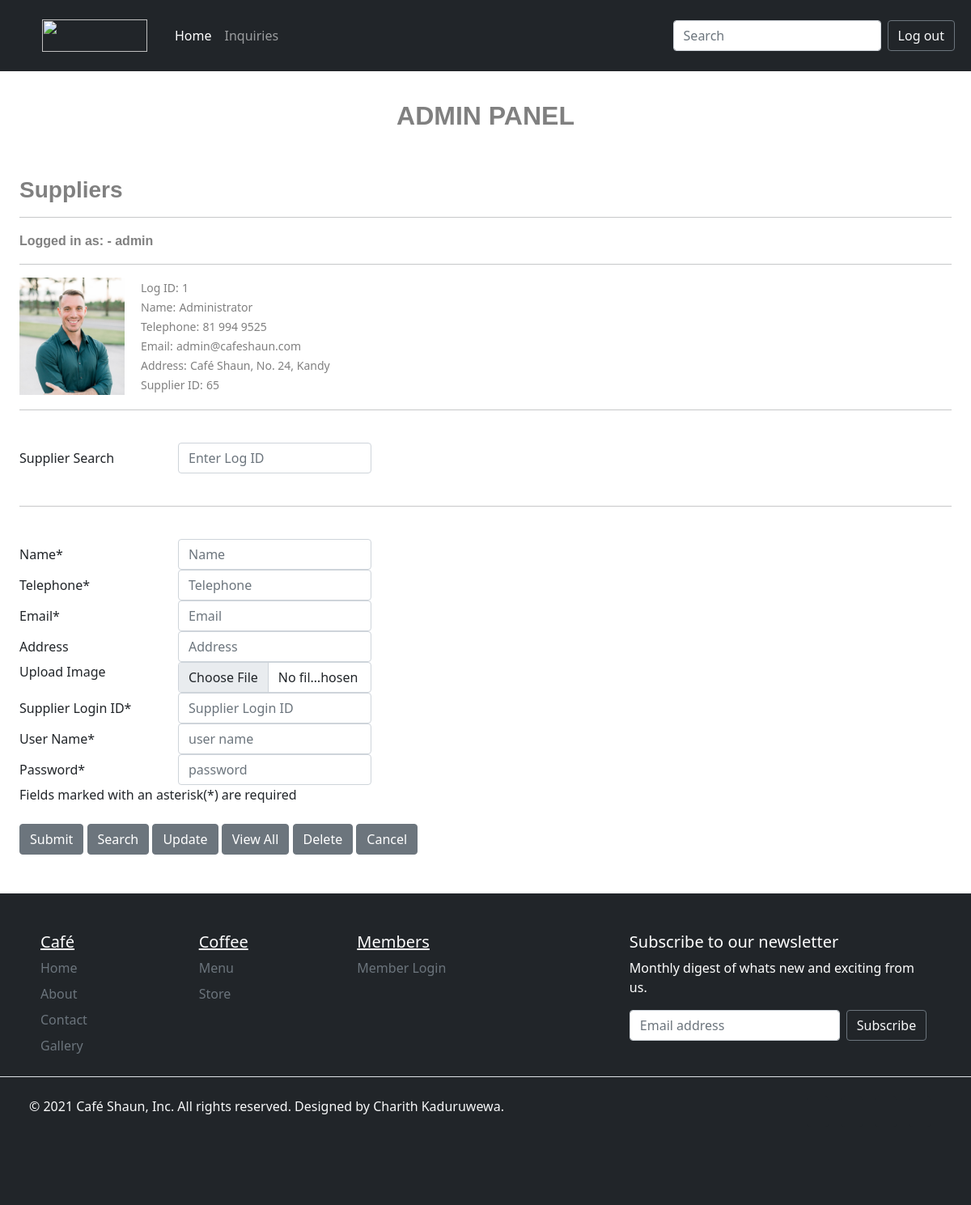
Screenshot of /admin.php (signed in) with the database file from the repository.
### tables this page shows
CREATE TABLE `supplier` (
  `sup_id` int(10) NOT NULL,
  `sup_name` varchar(25) NOT NULL,
  `tel` varchar(15) NOT NULL,
  `email` varchar(25) NOT NULL,
  `addr` varchar(35) NOT NULL,
  `sup_img` varchar(50) NOT NULL,
  `log_id` int(10) NOT NULL
);

### admin.php (the view, shortened to what this page needs)
<!DOCTYPE html>
<html>
   <head>
        <link
            href="https://cdn.jsdelivr.net/npm/bootstrap@5.1.3/dist/css/bootstrap.min.css"
            rel="stylesheet"
        />
        <link rel="stylesheet" href="css/customstyle.css" />
        <link
            rel="stylesheet"
            href="https://cdnjs.cloudflare.com/ajax/libs/font-awesome/6.0.0-beta2/css/all.min.css"
        />
   </head>
   <body>
  <nav class="navbar fixed-top navbar-expand-lg  navbar-dark bg-dark">
            <div class="container-fluid">
                <nav class="navbar navbar-dark bg-dark">
                    <div class="container-fluid">
                        <a class="navbar-brand" href="#">
                            <a
                                class="nav-link active"
                                aria-current="page"
                                href="index.html"
                                ><img
                                    src="images/logo.png"
                                    alt=""
                                    width="130"
                                    height="40"
                            /></a>
                        </a>
                    </div>
                </nav>
                <div
                    class="collapse navbar-collapse"
                    id="navbarSupportedContent"
                >
                    <ul class="navbar-nav me-auto mb-2 mb-lg-0">
                        <li class="nav-item">
                            <a
                                class="nav-link active"
                                aria-current="page"
                                href="admin.php"
                                >Home</a
                            >
                        </li>
                        <li class="nav-item">
                            <a class="nav-link" href="inquiry.php">Inquiries</a>
                        </li>
                    </ul>
                    <form class="d-flex search-padding">
                        <input
                            class="form-control me-2"
                            type="search"
                            placeholder="Search"
                            aria-label="Search"
                        />
                        <input type="button" onclick="window.location.href='logout.php';" class="btn btn-outline-secondary text-light" value="Log out" />
                    </form>
                </div>
            </div>
        </nav>
   <div class="container panelloggedas">
  <?php
 echo "<br><h2 align='center' style='color: grey; font-family: ariel, sans-serif; font-weight: bold;'>ADMIN PANEL</h2><br><br>";
 echo "<h3  style='color: grey; font-family: ariel, sans-serif; font-weight: bold;'>Suppliers</h3><hr>";
echo "<span style='color: grey; font-family: Arial, sans-serif; font-weight: bold;'>Logged in as: - " . $_SESSION["una"] . "</span>";
echo "<hr>";
$log_id = $_SESSION["log_id"];
$con = mysqli_connect("localhost", "id21012671_admin", "Cafesh@ad12", "id21012671_cafedb") or die('Server Error ' . mysqli_error($con));
$query = mysqli_query($con, "SELECT * FROM supplier WHERE log_id='$log_id'");
$nor = mysqli_num_rows($query);
if ($nor == 0) {
    echo ("Invalid Entry");
} else {
  $rec = mysqli_fetch_assoc($query);
  echo "<div class='info-container'>";
  echo ("<a href='supplierImg/".$rec['sup_img']."' target='blank'><img class='info-image' src='supplierImg/".$rec['sup_img']."' width='210'></a>");
  echo "<div class='info-text'>";
  echo "<span style='font-size:14px; color:grey;'>Log ID:</span> <span style='font-size:14px; color:grey;'>" . htmlspecialchars($rec['log_id']) . "</span><br>";
  echo "<span style='font-size:14px; color:grey;'>Name:</span> <span style='font-size:14px; color:grey;'>" . htmlspecialchars($rec['sup_name']) . "</span><br>";
  echo "<span style='font-size:14px; color:grey;'>Telephone:</span> <span style='font-size:14px; color:grey;'>" . htmlspecialchars($rec['tel']) . "</span><br>";
  echo "<span style='font-size:14px; color:grey;'>Email:</span> <span style='font-size:14px; color:grey;'>" . htmlspecialchars($rec['email']) . "</span><br>";
  echo "<span style='font-size:14px; color:grey;'>Address:</span> <span style='font-size:14px; color:grey;'>" . htmlspecialchars($rec['addr']) . "</span><br>";
  echo "<span style='font-size:14px; color:grey;'>Supplier ID:</span> <span style='font-size:14px; color:grey;'>" . htmlspecialchars($rec['sup_id']) . "</span><br>";
  echo "</div>";
  echo "</div>";
}
  ?>
</div>
<div class="container panelform">
   <br><hr> <br>
   <form action="admin.php" method="post" enctype="multipart/form-data">
      <div class="form-group row">
        <label for="inputEmail3" class="col-sm-2 col-form-label">Supplier Search</label>
        <div class="col-sm-10">
          <input type="text" class="form-control" style="width: 25%;" id="inputEmail3" placeholder="Enter Log ID" name="id">
        </div>
      </div>
  <br><hr><br>
   <div class="form-group row">
    <label for="inputEmail3" class="col-sm-2 col-form-label">Name*</label>
    <div class="col-sm-10">
      <input type="text" class="form-control" style="width: 25%;" id="inputEmail3" placeholder="Name" name="na" >
    </div>
  </div>
<div class="form-group row">
    <label for="inputEmail3" class="col-sm-2 col-form-label">Telephone*</label>
    <div class="col-sm-10">
      <input type="text" class="form-control" style="width: 25%;" id="inputEmail3" placeholder="Telephone" name="tel">
    </div>
  </div>
  <div class="form-group row">
    <label for="inputEmail3" class="col-sm-2 col-form-label">Email*</label>
    <div class="col-sm-10">
      <input type="email" class="form-control" style="width: 25%;" id="inputEmail3" placeholder="Email" name="em">
    </div>
  </div>
  <div class="form-group row">
    <label for="inputEmail3" class="col-sm-2 col-form-label">Address</label>
    <div class="col-sm-10">
      <input type="text" class="form-control" style="width: 25%;" id="inputEmail3" placeholder="Address" name="add">
    </div>
  </div>
  <div class="form-group row">
    <label for="file" class="form-label col-sm-2">Upload Image</label>
    <div class="col-sm-10">
        <input class="form-control" style="width: 25%;" type="file" id="file" name="file" />
    </div>
</div>
  <div class="form-group row">
    <label for="inputEmail3" class="col-sm-2 col-form-label">Supplier Login ID*</label>
    <div class="col-sm-10">
      <input type="text" class="form-control" style="width: 25%;" id="inputEmail3" placeholder="Supplier Login ID" name="suplid">
    </div>
  </div>
  <div class="form-group row">
    <label for="inputEmail3" class="col-sm-2 col-form-label">User Name*</label>
    <div class="col-sm-10">
      <input type="text" class="form-control" style="width: 25%;" id="inputEmail3" placeholder="user name" name="una">
    </div>
  </div>
  <div class="form-group row">
    <label for="inputEmail3" class="col-sm-2 col-form-label">Password*</label>
    <div class="col-sm-10">
      <input type="password" class="form-control" style="width: 25%;" id="inputEmail3" placeholder="password" name="ps">
    </div>
  </div>
  <tr>
      <td>Fields marked with an asterisk(*) are required</td>
  </tr>
  <br><br>
  <div class="form-group row">
    <div class="col-sm-10">
      <button type="submit" class="btn btn-secondary" value="SUBMIT" name="Submit">Submit</button>
      <button type="submit" class="btn btn-secondary" value="SEARCH" name="Search">Search</button>
      <button type="submit" class="btn btn-secondary" value="UPDATE" name="Update">Update</button>
      <button type="submit" class="btn btn-secondary" value="VIEWALL" name="Viewall">View All</button>
      <button type="submit" class="btn btn-secondary" value="DELETE" name="Delete">Delete</button>
      <button type="reset" class="btn btn-secondary" value="CANCEL">Cancel</button>
    </div>
  </div>
</form>
<br>
 </div>
        <div class="container-fluid">
            <div class="container-fluid bg-dark">
                <footer class="py-5">
                    <div class="row footer-row-padding text-white">
                        <div class="col-2">
                            <h5 class="text-decoration-underline">Café</h5>
                            <ul class="nav flex-column fdd">
                                <li class="nav-item mb-2">
                                    <a href="#" class="nav-link p-0 text-muted"
                                        >Home</a
                                    >
                                </li>
                                <li class="nav-item mb-2">
                                    <a href="#" class="nav-link p-0 text-muted"
                                        >About</a
                                    >
                                </li>
                                <li class="nav-item mb-2">
                                    <a href="#" class="nav-link p-0 text-muted"
                                        >Contact</a
                                    >
                                </li>
                                <li class="nav-item mb-2">
                                    <a href="#" class="nav-link p-0 text-muted"
                                        >Gallery</a
                                    >
                                </li>
                            </ul>
                        </div>
                        <div class="col-2">
                            <h5 class="text-decoration-underline">Coffee</h5>
                            <ul class="nav flex-column fdd">
                                <li class="nav-item mb-2">
                                    <a href="#" class="nav-link p-0 text-muted"
                                        >Menu</a
                                    >
                                </li>
                                <li class="nav-item mb-2">
                                    <a href="#" class="nav-link p-0 text-muted"
                                        >Store</a
                                    >
                                </li>
                            </ul>
                        </div>
                        <div class="col-2">
                            <h5 class="text-decoration-underline">Members</h5>
                            <ul class="nav flex-column fdd">
                                <li class="nav-item mb-2">
                                    <a href="#" class="nav-link p-0 text-muted"
                                        >Member Login</a
                                    >
                                </li>
                            </ul>
                        </div>
                        <div class="col-4 offset-1 footer-subs-marg">
                            <form>
                                <h5>Subscribe to our newsletter</h5>
                                <p>
                                    Monthly digest of whats new and exciting
                                    from us.
                                </p>
                                <div class="d-flex w-100 gap-2">
                                    <input
                                        id="newsletter1"
                                        type="text"
                                        class="form-control"
                                        placeholder="Email address"
                                    />
                                    <button
                                        class="btn btn-dark btn-outline-secondary text-light"
                                        type="button"
                                    >
                                        Subscribe
                                    </button>
                                </div>
                            </form>
                        </div>
                    </div>
                    <div
                        class="
                            d-flex
                            justify-content-between
                            py-4
                            my-2
                            border-top
                            footer-social-icon
                        "
                    >
                        <p class="text-light footer-text-padding">&copy; 2021 Café Shaun, Inc. All rights reserved. Designed by Charith Kaduruwewa.</p>
                        <div class="footer-social-pad">
                         <ul class="list-unstyled d-flex">
                            <li class="ms-3">
                                <a
                                    class="link-dark btn btn-dark"
                                    target="_blank"
                                    href="https://www.facebook.com/"
                                    role="button"
                                    ><img
                                /></a>
                            </li>
                            <li class="ms-3">
                                <a
                                    class="link-dark btn btn-dark"
                                    target="_blank"
                                    href="https://twitter.com/?lang=en"
                                    role="button"
                                    ><img
                                /></a>
                            </li>
                            <li class="ms-3">
                                <a
                                    class="link-dark btn btn-dark"
                                    target="_blank"
                                    href="https://www.linkedin.com/"
                                    role="button"
                                    ><img
                                /></a>
                            </li>
                            <li class="ms-3">
                                <a
                                    class="link-dark btn btn-dark"
                                    target="_blank"
                                    href="https://www.instagram.com/"
                                    role="button"
                                    ><img
                                /></a>
                            </li>
                         </ul>
                       </div>
                    </div>
                </footer>
            </div>
        </div>
   </body>
</html>

### css/customstyle.css (style rules this page uses)
body { overflow-x: hidden; }
.container-fluid { padding-left: 0; padding-right: 0; }
.navbar { padding-left: 10px; padding-right: 10px; }
.d-flex.search-padding { padding-right: 10px; }
.footer-row-padding { padding-left: 50px; padding-bottom: 10px; }
.footer-text-padding { padding-left: 3%; }
.footer-social-pad { padding-right: 50px; }
.footer-subs-marg { margin-left: 12%; }
.container { max-width: 1200px; margin: 0 auto; padding: 1.5em; }
.info-container { display: flex; align-items: start; gap: 20px; }
.info-image { flex-shrink: 0; width: 130px; height: 145px; object-fit: cover; }
.info-text { flex-grow: 1; }
.panelloggedas { padding-top: 100px; }
.panelform { margin-top: -70px; }

### rows the page displays
supplier: sup_img (picture), log "1", sup_name "Administrator", tel "81 994 9525", email "admin@cafeshaun.com", addr "Café Shaun, No. 24, Kandy", sup_id "65"

### other values shown
$_SESSION["una"] "admin"
